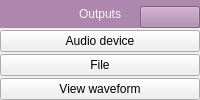
         <widget class="QWidget" name="_category_outputs_container" native="true">
          <layout class="QVBoxLayout" name="verticalLayout_12">
           <property name="spacing">
            <number>2</number>
           </property>
           <property name="leftMargin">
            <number>0</number>
           </property>
           <property name="topMargin">
            <number>0</number>
           </property>
           <property name="rightMargin">
            <number>0</number>
           </property>
           <property name="bottomMargin">
            <number>0</number>
           </property>
           <item>
            <widget class="QWidget" name="widget_7" native="true">
             <property name="palette">
              <palette>
               <active>
                <colorrole role="Button">
                 <brush brushstyle="SolidPattern">
                  <color alpha="255">
                   <red>173</red>
                   <green>135</green>
                   <blue>173</blue>
                  </color>
                 </brush>
                </colorrole>
                <colorrole role="ButtonText">
                 <brush brushstyle="SolidPattern">
                  <color alpha="255">
                   <red>246</red>
                   <green>245</green>
                   <blue>244</blue>
                  </color>
                 </brush>
                </colorrole>
                <colorrole role="Window">
                 <brush brushstyle="SolidPattern">
                  <color alpha="255">
                   <red>173</red>
                   <green>135</green>
                   <blue>173</blue>
                  </color>
                 </brush>
                </colorrole>
               </active>
               <inactive>
                <colorrole role="Button">
                 <brush brushstyle="SolidPattern">
                  <color alpha="255">
                   <red>173</red>
                   <green>135</green>
                   <blue>173</blue>
                  </color>
                 </brush>
                </colorrole>
                <colorrole role="ButtonText">
                 <brush brushstyle="SolidPattern">
                  <color alpha="255">
                   <red>246</red>
                   <green>245</green>
                   <blue>244</blue>
                  </color>
                 </brush>
                </colorrole>
                <colorrole role="Window">
                 <brush brushstyle="SolidPattern">
                  <color alpha="255">
                   <red>173</red>
                   <green>135</green>
                   <blue>173</blue>
                  </color>
                 </brush>
                </colorrole>
               </inactive>
               <disabled>
                <colorrole role="Button">
                 <brush brushstyle="SolidPattern">
                  <color alpha="255">
                   <red>173</red>
                   <green>135</green>
                   <blue>173</blue>
                  </color>
                 </brush>
                </colorrole>
                <colorrole role="ButtonText">
                 <brush brushstyle="SolidPattern">
                  <color alpha="255">
                   <red>190</red>
                   <green>190</green>
                   <blue>190</blue>
                  </color>
                 </brush>
                </colorrole>
                <colorrole role="Window">
                 <brush brushstyle="SolidPattern">
                  <color alpha="255">
                   <red>173</red>
                   <green>135</green>
                   <blue>173</blue>
                  </color>
                 </brush>
                </colorrole>
               </disabled>
              </palette>
             </property>
             <property name="autoFillBackground">
              <bool>true</bool>
             </property>
             <layout class="QHBoxLayout" name="horizontalLayout_7">
              <property name="spacing">
               <number>0</number>
              </property>
              <property name="leftMargin">
               <number>0</number>
              </property>
              <property name="topMargin">
               <number>0</number>
              </property>
              <property name="rightMargin">
               <number>0</number>
              </property>
              <property name="bottomMargin">
               <number>0</number>
              </property>
              <item>
               <widget class="QPushButton" name="_category_expand_outputs">
                <property name="toolTip">
                 <string>Expand/collapse group</string>
                </property>
                <property name="text">
                 <string/>
                </property>
                <property name="icon">
                 <iconset>
                  <normaloff>images/ButtonExpanded.png</normaloff>images/ButtonExpanded.png</iconset>
                </property>
                <property name="flat">
                 <bool>true</bool>
                </property>
               </widget>
              </item>
              <item>
               <widget class="QPushButton" name="pushButton_6">
                <property name="text">
                 <string>Outputs</string>
                </property>
                <property name="flat">
                 <bool>true</bool>
                </property>
               </widget>
              </item>
              <item alignment="Qt::AlignBottom">
               <widget class="QPushButton" name="_category_layout_outputs">
                <property name="toolTip">
                 <string>Change layout</string>
                </property>
                <property name="text">
                 <string/>
                </property>
                <property name="icon">
                 <iconset>
                  <normaloff>images/ButtonLayoutVertical.png</normaloff>images/ButtonLayoutVertical.png</iconset>
                </property>
               </widget>
              </item>
             </layout>
            </widget>
           </item>
           <item>
            <widget class="QWidget" name="_category_outputs" native="true">
             <layout class="QVBoxLayout" name="verticalLayout_13">
              <property name="spacing">
               <number>2</number>
              </property>
              <property name="leftMargin">
               <number>0</number>
              </property>
              <property name="topMargin">
               <number>0</number>
              </property>
              <property name="rightMargin">
               <number>0</number>
              </property>
              <property name="bottomMargin">
               <number>0</number>
              </property>
              <item>
               <widget class="WidgetAddNode" name="_outputs_AudioDeviceOutput">
                <property name="toolTip">
                 <string>Drag to blueprint to add </string>
                </property>
                <property name="text">
                 <string>Audio device</string>
                </property>
                <property name="icon">
                 <iconset theme="audio-card">
                  <normaloff>.</normaloff>.</iconset>
                </property>
                <property name="NodeType" stdset="0">
                 <string notr="true">AudioDeviceOutput</string>
                </property>
               </widget>
              </item>
              <item>
               <widget class="WidgetAddNode" name="_outputs_FileOutput">
                <property name="toolTip">
                 <string>Drag to blueprint to add </string>
                </property>
                <property name="text">
                 <string>File</string>
                </property>
                <property name="icon">
                 <iconset theme="media-floppy">
                  <normaloff>.</normaloff>.</iconset>
                </property>
                <property name="NodeType" stdset="0">
                 <string notr="true">FileOutput</string>
                </property>
               </widget>
              </item>
              <item>
               <widget class="WidgetAddNode" name="_outputs_ViewWaveform">
                <property name="toolTip">
                 <string>Drag to blueprint to add </string>
                </property>
                <property name="text">
                 <string>View waveform</string>
                </property>
                <property name="icon">
                 <iconset>
                  <normaloff>images/NodeViewWaveform.png</normaloff>images/NodeViewWaveform.png</iconset>
                </property>
                <property name="NodeType" stdset="0">
                 <string notr="true">ViewWaveform</string>
                </property>
               </widget>
              </item>
             </layout>
            </widget>
           </item>
          </layout>
         </widget>
